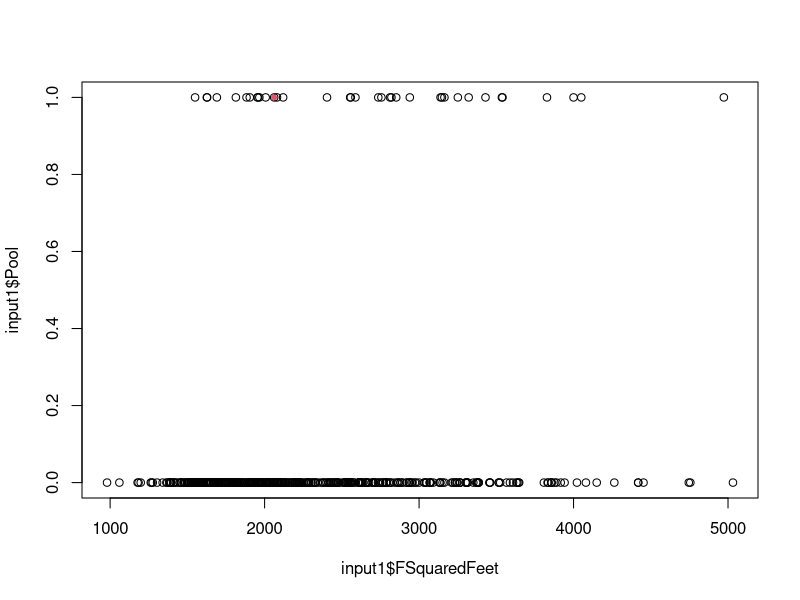
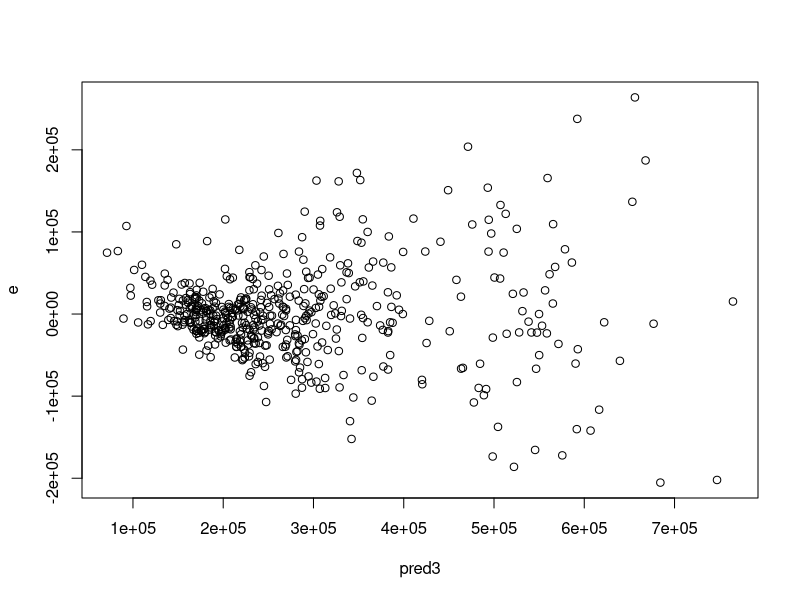
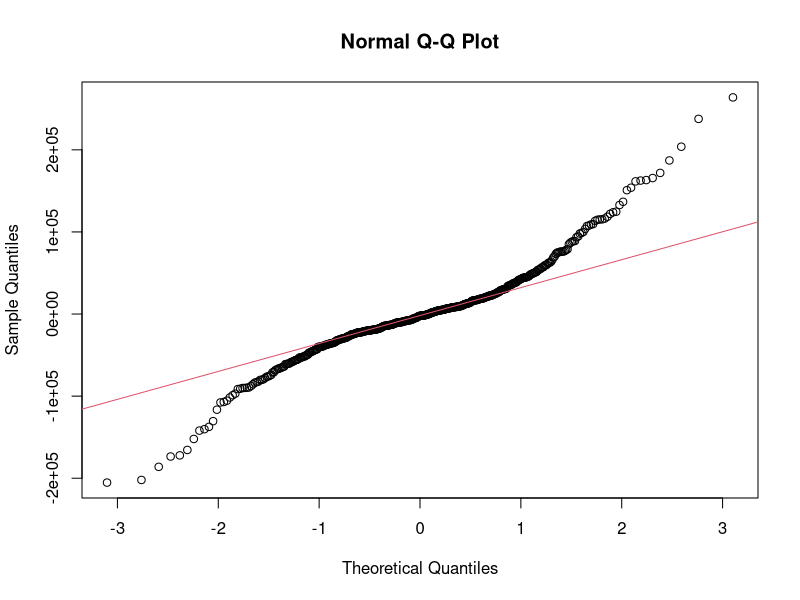

The R script that drew these images, in order:
## ---- chunk 1
knitr::opts_chunk$set(echo = TRUE)
## ---- chunk 2
input1 <- read.table('./HomeSales.txt')
names(input1) <- c("IdNum","SalesPrice", "FSquaredFeet","NumBedrooms","NumBathrooms","AC",
                 "GarageSize","Pool","Year","Quality","Style","LotSize","AdHighway")
input1[1:5,]
## ---- chunk 3
fit1 <- lm(SalesPrice~FSquaredFeet * Pool, data = input1)
summary(fit1)
## ---- chunk 4
fit2 <- lm(SalesPrice~ FSquaredFeet + Pool, data = input1)
anova(fit2, fit1)
## ---- chunk 5
alpha = 0.05
new = data.frame(FSquaredFeet = 2061, Pool = 1)
predict(fit1, new, interval = "prediction", level = 1-alpha)
plot(input1$FSquaredFeet, input1$Pool)
points(2061,1, col= 2, pch =20)
X.new <- c(1, 2061, 1)
n <- dim(input1)[1]
X <- cbind(rep(1,n), input1$FSquaredFeet, input1$Pool)
t(X.new)%*%solve(t(X)%*%X)%*%X.new
summary(hatvalues(fit1))
## ---- chunk 6
par(mfrow=c(1,1))
n = dim(input1)[1]
p = 4
crit <- qt(1-alpha/2/n, n-p-1)
which(abs(rstudent(fit1)) >= crit)
## ---- chunk 7
which.max(pf(cooks.distance(fit1), p, n-p))
## ---- chunk 8
pf(cooks.distance(fit1)[c(104)], p, n-p)
## ---- chunk 9
library(leaps)
fit.Full <- lm(SalesPrice~ FSquaredFeet + NumBedrooms + NumBathrooms + as.factor(AC) + 
                 GarageSize + as.factor(Pool) + Year + as.factor(Quality) + as.factor(Style) + 
                 LotSize + as.factor(AdHighway), input1)
Base <- lm(SalesPrice~1, data = input1)
step(fit.Full, scope = list(upper = fit.Full, lower = Base), direction = "both", trace = FALSE)


## ---- chunk 10
library(leaps)
selected.model = lm(SalesPrice~ FSquaredFeet + NumBathrooms + 
                 GarageSize + Year + as.factor(Quality) + as.factor(Style) + 
                 LotSize + as.factor(AdHighway), input1)  
e <- selected.model$residuals
pred3 <- selected.model$fitted.values
plot(e~pred3)
qqnorm(e)
qqline(e, col = 2)
